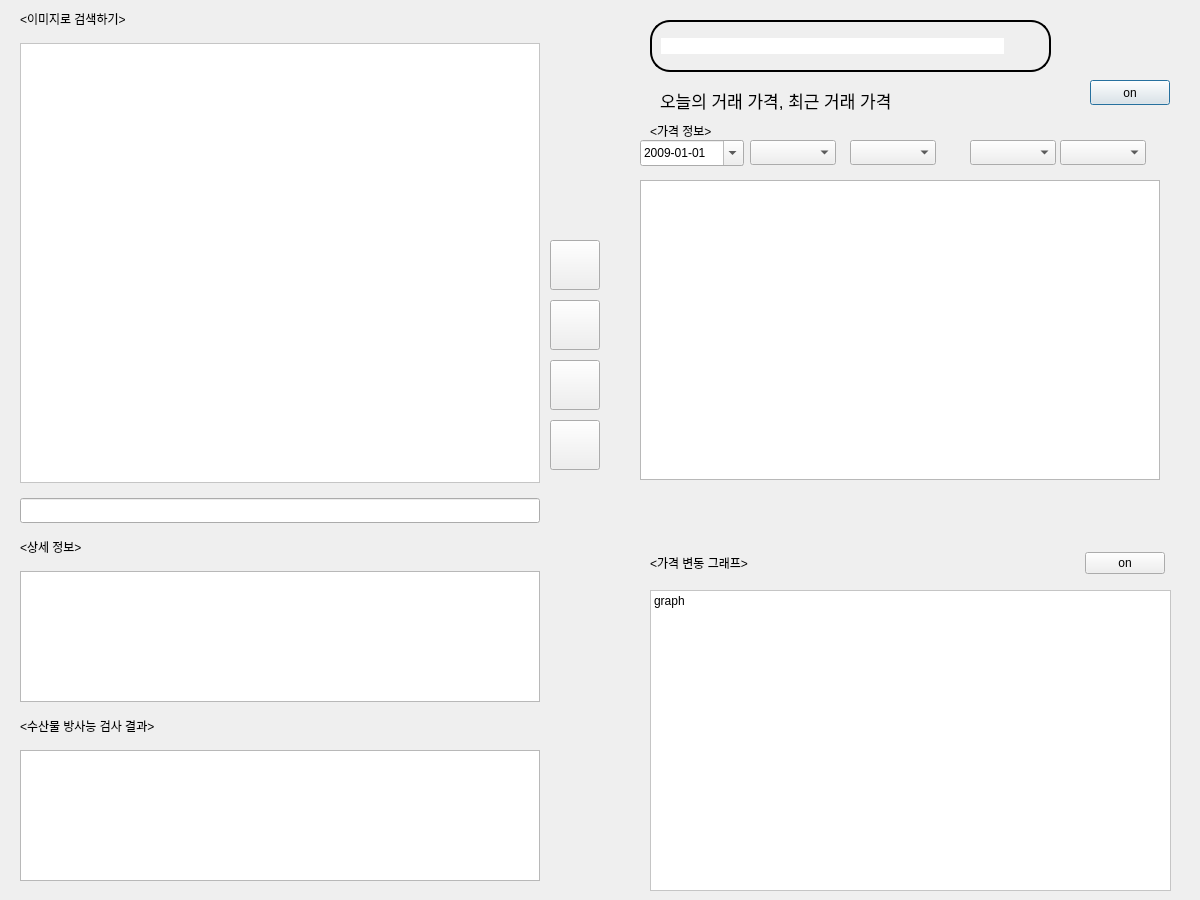
<?xml version="1.0" encoding="UTF-8"?>
<ui version="4.0">
 <class>Dialog</class>
 <widget class="QDialog" name="Dialog">
  <property name="geometry">
   <rect>
    <x>0</x>
    <y>0</y>
    <width>1200</width>
    <height>900</height>
   </rect>
  </property>
  <property name="windowTitle">
   <string>Dialog</string>
  </property>
  <property name="styleSheet">
   <string notr="true"/>
  </property>
  <widget class="QWidget" name="verticalLayoutWidget">
   <property name="geometry">
    <rect>
     <x>650</x>
     <y>590</y>
     <width>521</width>
     <height>301</height>
    </rect>
   </property>
   <layout class="QVBoxLayout" name="verticalLayout_graph">
    <item>
     <widget class="QLabel" name="label">
      <property name="styleSheet">
       <string notr="true">background-color:white</string>
      </property>
      <property name="frameShape">
       <enum>QFrame::StyledPanel</enum>
      </property>
      <property name="text">
       <string>graph</string>
      </property>
      <property name="alignment">
       <set>Qt::AlignLeading|Qt::AlignLeft|Qt::AlignTop</set>
      </property>
     </widget>
    </item>
   </layout>
  </widget>
  <widget class="QPushButton" name="btn_price_onoff">
   <property name="geometry">
    <rect>
     <x>1090</x>
     <y>80</y>
     <width>80</width>
     <height>25</height>
    </rect>
   </property>
   <property name="text">
    <string>on</string>
   </property>
  </widget>
  <widget class="QLabel" name="label_price_info_title">
   <property name="geometry">
    <rect>
     <x>650</x>
     <y>120</y>
     <width>76</width>
     <height>23</height>
    </rect>
   </property>
   <property name="text">
    <string>&lt;가격 정보&gt;</string>
   </property>
  </widget>
  <widget class="QTableWidget" name="table_price">
   <property name="geometry">
    <rect>
     <x>640</x>
     <y>180</y>
     <width>520</width>
     <height>300</height>
    </rect>
   </property>
   <property name="minimumSize">
    <size>
     <width>520</width>
     <height>300</height>
    </size>
   </property>
   <property name="maximumSize">
    <size>
     <width>520</width>
     <height>300</height>
    </size>
   </property>
  </widget>
  <widget class="QComboBox" name="cb_filter_region">
   <property name="geometry">
    <rect>
     <x>750</x>
     <y>140</y>
     <width>86</width>
     <height>25</height>
    </rect>
   </property>
  </widget>
  <widget class="QDateEdit" name="edit_filter_date">
   <property name="geometry">
    <rect>
     <x>640</x>
     <y>140</y>
     <width>104</width>
     <height>26</height>
    </rect>
   </property>
   <property name="minimumDateTime">
    <datetime>
     <hour>0</hour>
     <minute>0</minute>
     <second>0</second>
     <year>2009</year>
     <month>1</month>
     <day>1</day>
    </datetime>
   </property>
   <property name="maximumDate">
    <date>
     <year>2050</year>
     <month>12</month>
     <day>31</day>
    </date>
   </property>
   <property name="minimumDate">
    <date>
     <year>2009</year>
     <month>1</month>
     <day>1</day>
    </date>
   </property>
   <property name="displayFormat">
    <string>yyyy-MM-dd</string>
   </property>
   <property name="calendarPopup">
    <bool>true</bool>
   </property>
  </widget>
  <widget class="QLabel" name="label_today_price">
   <property name="geometry">
    <rect>
     <x>660</x>
     <y>90</y>
     <width>361</width>
     <height>20</height>
    </rect>
   </property>
   <property name="font">
    <font>
     <pointsize>13</pointsize>
    </font>
   </property>
   <property name="text">
    <string>오늘의 거래 가격, 최근 거래 가격</string>
   </property>
  </widget>
  <widget class="QFrame" name="searchframe">
   <property name="geometry">
    <rect>
     <x>650</x>
     <y>20</y>
     <width>401</width>
     <height>52</height>
    </rect>
   </property>
   <property name="styleSheet">
    <string notr="true">#searchframe{
border-radius: 20px;
border: 2px solid #000000;
}</string>
   </property>
   <property name="frameShape">
    <enum>QFrame::StyledPanel</enum>
   </property>
   <property name="frameShadow">
    <enum>QFrame::Raised</enum>
   </property>
   <layout class="QHBoxLayout" name="horizontalLayout_4">
    <item>
     <widget class="QLineEdit" name="line_search">
      <property name="styleSheet">
       <string notr="true">border: none;</string>
      </property>
     </widget>
    </item>
    <item>
     <widget class="QPushButton" name="btn_search">
      <property name="minimumSize">
       <size>
        <width>30</width>
        <height>30</height>
       </size>
      </property>
      <property name="maximumSize">
       <size>
        <width>30</width>
        <height>30</height>
       </size>
      </property>
      <property name="styleSheet">
       <string notr="true">border: none;</string>
      </property>
      <property name="text">
       <string/>
      </property>
      <property name="icon">
       <iconset>
        <normaloff>resource/icon/icons8-search-50.png</normaloff>resource/icon/icons8-search-50.png</iconset>
      </property>
     </widget>
    </item>
   </layout>
  </widget>
  <widget class="QComboBox" name="cb_filter_species">
   <property name="geometry">
    <rect>
     <x>850</x>
     <y>140</y>
     <width>86</width>
     <height>25</height>
    </rect>
   </property>
  </widget>
  <widget class="QComboBox" name="cb_filter_home">
   <property name="geometry">
    <rect>
     <x>970</x>
     <y>140</y>
     <width>86</width>
     <height>25</height>
    </rect>
   </property>
  </widget>
  <widget class="QComboBox" name="cb_filter_region_4">
   <property name="geometry">
    <rect>
     <x>1060</x>
     <y>140</y>
     <width>86</width>
     <height>25</height>
    </rect>
   </property>
  </widget>
  <widget class="QWidget" name="">
   <property name="geometry">
    <rect>
     <x>20</x>
     <y>10</y>
     <width>531</width>
     <height>871</height>
    </rect>
   </property>
   <layout class="QVBoxLayout" name="verticalLayout">
    <property name="spacing">
     <number>15</number>
    </property>
    <item>
     <widget class="QLabel" name="label_image_search_title">
      <property name="text">
       <string>&lt;이미지로 검색하기&gt;</string>
      </property>
     </widget>
    </item>
    <item>
     <widget class="QLabel" name="label_camera">
      <property name="minimumSize">
       <size>
        <width>520</width>
        <height>440</height>
       </size>
      </property>
      <property name="maximumSize">
       <size>
        <width>520</width>
        <height>440</height>
       </size>
      </property>
      <property name="styleSheet">
       <string notr="true">background-color:white</string>
      </property>
      <property name="frameShape">
       <enum>QFrame::StyledPanel</enum>
      </property>
      <property name="text">
       <string/>
      </property>
      <property name="pixmap">
       <pixmap>resource/icon/icons8-camera-50 (1).png</pixmap>
      </property>
      <property name="alignment">
       <set>Qt::AlignCenter</set>
      </property>
     </widget>
    </item>
    <item>
     <widget class="QLineEdit" name="lineEdit">
      <property name="minimumSize">
       <size>
        <width>520</width>
        <height>25</height>
       </size>
      </property>
      <property name="maximumSize">
       <size>
        <width>520</width>
        <height>25</height>
       </size>
      </property>
     </widget>
    </item>
    <item>
     <widget class="QLabel" name="label_deatil_info_title">
      <property name="text">
       <string>&lt;상세 정보&gt;</string>
      </property>
     </widget>
    </item>
    <item>
     <widget class="QTextBrowser" name="table_info">
      <property name="minimumSize">
       <size>
        <width>520</width>
        <height>0</height>
       </size>
      </property>
      <property name="maximumSize">
       <size>
        <width>520</width>
        <height>16777215</height>
       </size>
      </property>
     </widget>
    </item>
    <item>
     <widget class="QLabel" name="label_test_result_title">
      <property name="text">
       <string>&lt;수산물 방사능 검사 결과&gt;</string>
      </property>
     </widget>
    </item>
    <item>
     <widget class="QTableWidget" name="table_test_result">
      <property name="maximumSize">
       <size>
        <width>520</width>
        <height>16777215</height>
       </size>
      </property>
     </widget>
    </item>
   </layout>
  </widget>
  <widget class="QWidget" name="">
   <property name="geometry">
    <rect>
     <x>550</x>
     <y>240</y>
     <width>52</width>
     <height>232</height>
    </rect>
   </property>
   <layout class="QVBoxLayout" name="verticalLayout_2">
    <property name="spacing">
     <number>10</number>
    </property>
    <item>
     <widget class="QPushButton" name="btn_directory">
      <property name="minimumSize">
       <size>
        <width>50</width>
        <height>50</height>
       </size>
      </property>
      <property name="maximumSize">
       <size>
        <width>50</width>
        <height>50</height>
       </size>
      </property>
      <property name="text">
       <string/>
      </property>
      <property name="icon">
       <iconset>
        <normaloff>resource/icon/icons8-directory-64.png</normaloff>resource/icon/icons8-directory-64.png</iconset>
      </property>
     </widget>
    </item>
    <item>
     <widget class="QPushButton" name="btn_image_search">
      <property name="minimumSize">
       <size>
        <width>50</width>
        <height>50</height>
       </size>
      </property>
      <property name="maximumSize">
       <size>
        <width>50</width>
        <height>50</height>
       </size>
      </property>
      <property name="text">
       <string/>
      </property>
      <property name="icon">
       <iconset>
        <normaloff>resource/icon/icons8-search-50.png</normaloff>resource/icon/icons8-search-50.png</iconset>
      </property>
     </widget>
    </item>
    <item>
     <widget class="QPushButton" name="btn_camera_onoff">
      <property name="minimumSize">
       <size>
        <width>50</width>
        <height>50</height>
       </size>
      </property>
      <property name="maximumSize">
       <size>
        <width>50</width>
        <height>50</height>
       </size>
      </property>
      <property name="text">
       <string/>
      </property>
      <property name="icon">
       <iconset>
        <normaloff>resource/icon/icons8-camera-50.png</normaloff>resource/icon/icons8-camera-50.png</iconset>
      </property>
     </widget>
    </item>
    <item>
     <widget class="QPushButton" name="btn_camera_clear">
      <property name="minimumSize">
       <size>
        <width>50</width>
        <height>50</height>
       </size>
      </property>
      <property name="maximumSize">
       <size>
        <width>50</width>
        <height>50</height>
       </size>
      </property>
      <property name="text">
       <string/>
      </property>
      <property name="icon">
       <iconset>
        <normaloff>resource/icon/icons8-clear-60.png</normaloff>resource/icon/icons8-clear-60.png</iconset>
      </property>
     </widget>
    </item>
   </layout>
  </widget>
  <widget class="QWidget" name="">
   <property name="geometry">
    <rect>
     <x>650</x>
     <y>550</y>
     <width>515</width>
     <height>27</height>
    </rect>
   </property>
   <layout class="QHBoxLayout" name="horizontalLayout_3">
    <item>
     <widget class="QLabel" name="label_graph_title">
      <property name="text">
       <string>&lt;가격 변동 그래프&gt;</string>
      </property>
     </widget>
    </item>
    <item>
     <spacer name="horizontalSpacer_2">
      <property name="orientation">
       <enum>Qt::Horizontal</enum>
      </property>
      <property name="sizeHint" stdset="0">
       <size>
        <width>300</width>
        <height>20</height>
       </size>
      </property>
     </spacer>
    </item>
    <item>
     <widget class="QPushButton" name="btn_graph_onoff">
      <property name="text">
       <string>on</string>
      </property>
     </widget>
    </item>
   </layout>
  </widget>
 </widget>
 <resources>
  <include location="resources.qrc"/>
 </resources>
 <connections/>
</ui>
